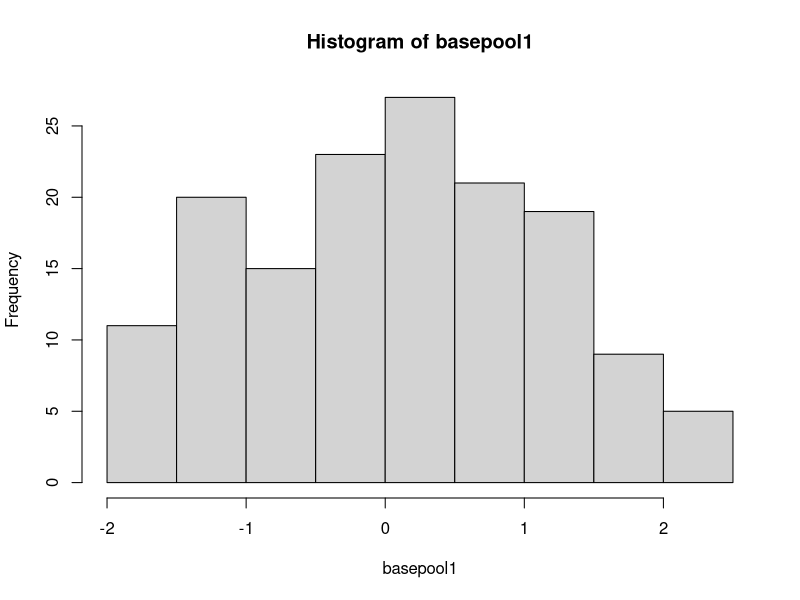
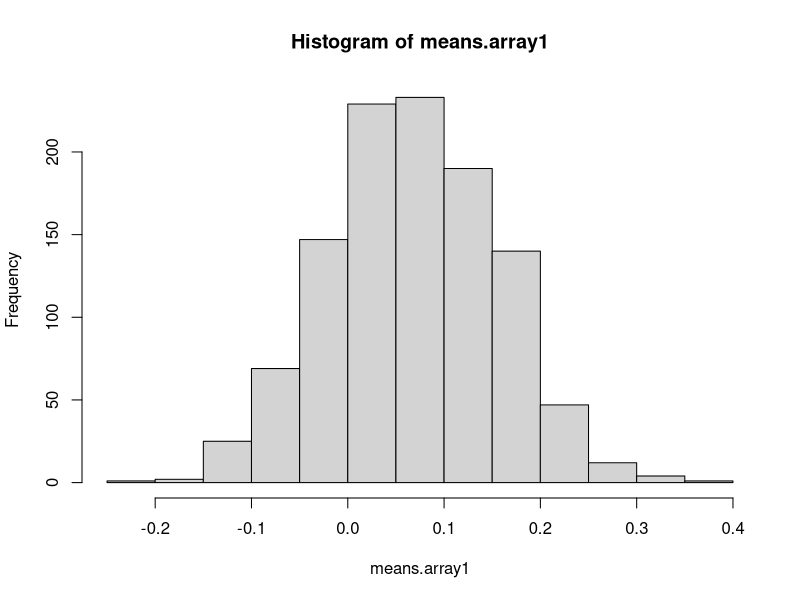
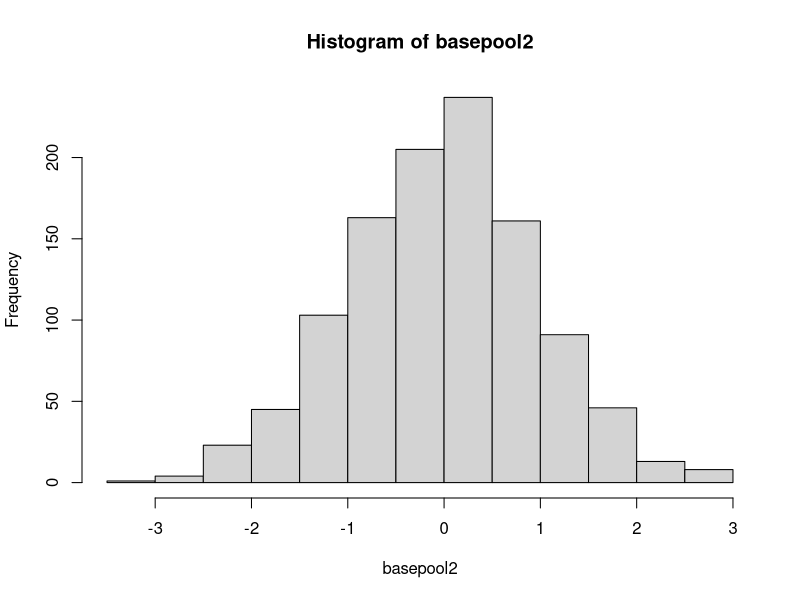
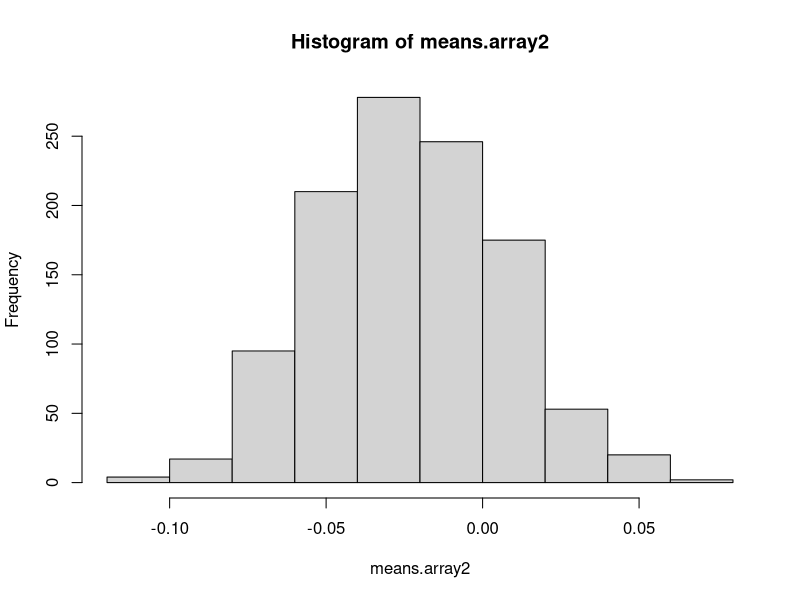
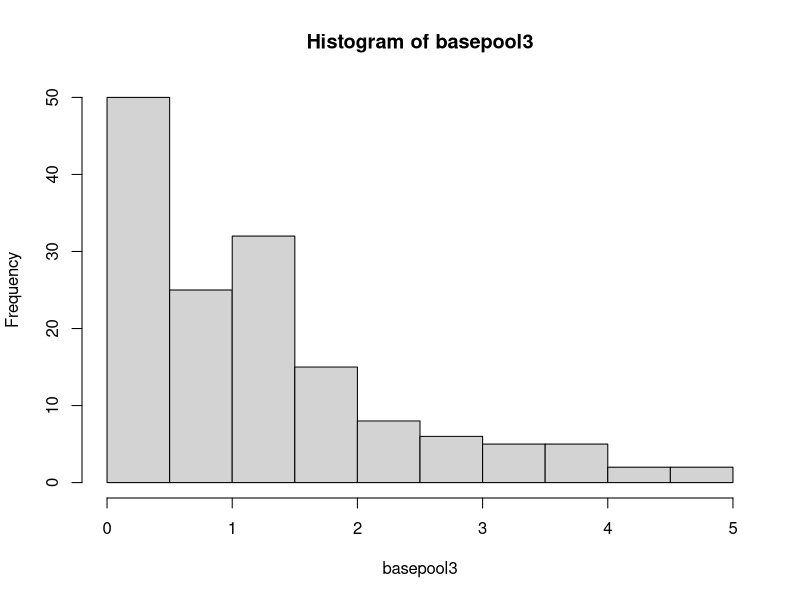
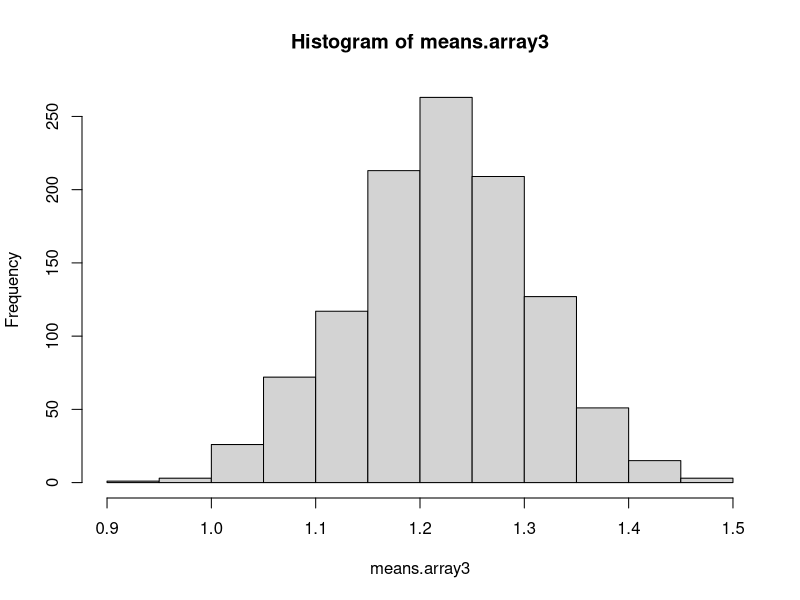
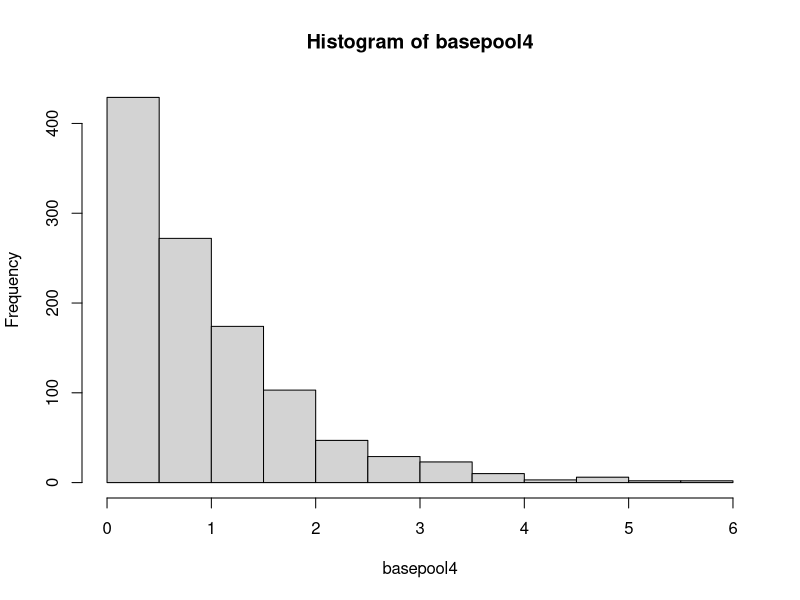
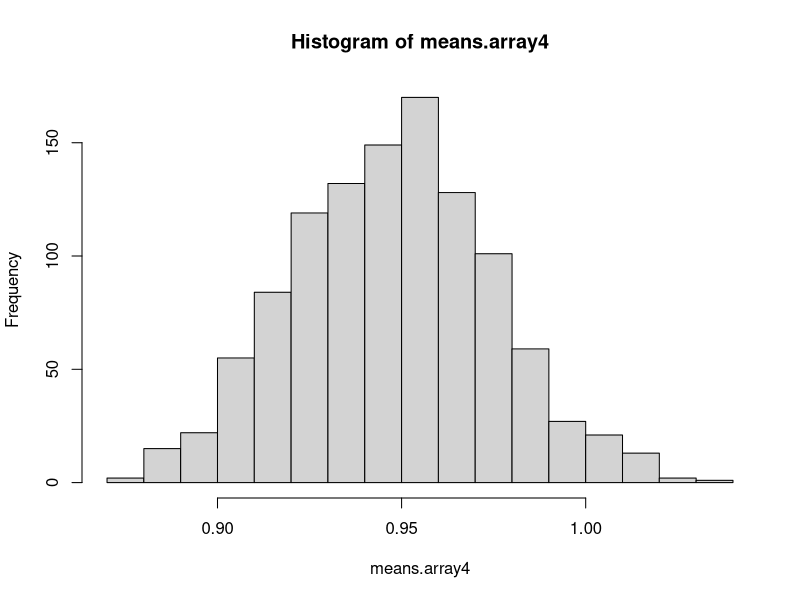

Source code (R) for these figures, in order:
## ---- chunk 1
knitr::opts_chunk$set(echo = TRUE)
## ---- chunk 2
n1 <- 150
nsimulations1 <- 1100
basepool1 <- rnorm(n1)
means.array1 <- numeric(nsimulations1)
for (index in 1:nsimulations1) {
        tempvar1 <- sample(basepool1, size = length(basepool1), replace = TRUE)
	means.array1[index] <- mean(tempvar1)
}
## ---- chunk 3
summary(basepool1)
## ---- chunk 4
hist(basepool1)
## ---- chunk 5
summary(means.array1)
hist(means.array1)
## ---- chunk 6
n2 <- 1100
nsimulations2 <- 1100
basepool2 <- rnorm(n2)
means.array2 <- numeric(nsimulations2)
for (index in 1:nsimulations2) {
        tempvar2 <- sample(basepool2, size = length(basepool2), replace = TRUE)
	means.array2[index] <- mean(tempvar2)
}
## ---- chunk 7
summary(basepool2)
## ---- chunk 8
hist(basepool2)
## ---- chunk 9
summary(means.array2)
hist(means.array2)
## ---- chunk 10
n3 <- 150
nsimulations3 <- 1100
basepool3 <- rexp(n3)
means.array3 <- numeric(nsimulations3)
for (index in 1:nsimulations3) {
        tempvar3 <- sample(basepool3, size = length(basepool3), replace = TRUE)
	means.array3[index] <- mean(tempvar3)
}
## ---- chunk 11
summary(basepool3)
## ---- chunk 12
hist(basepool3)
## ---- chunk 13
summary(means.array3)
hist(means.array3)
## ---- chunk 14
n4 <- 1100
nsimulations4 <- 1100
basepool4 <- rexp(n4)
means.array4 <- numeric(nsimulations4)
for (index in 1:nsimulations4) {
        tempvar4 <- sample(basepool4, size = length(basepool4), replace = TRUE)
	means.array4[index] <- mean(tempvar4)
}
## ---- chunk 15
summary(basepool4)
## ---- chunk 16
hist(basepool4)
## ---- chunk 17
summary(means.array4)
hist(means.array4)
